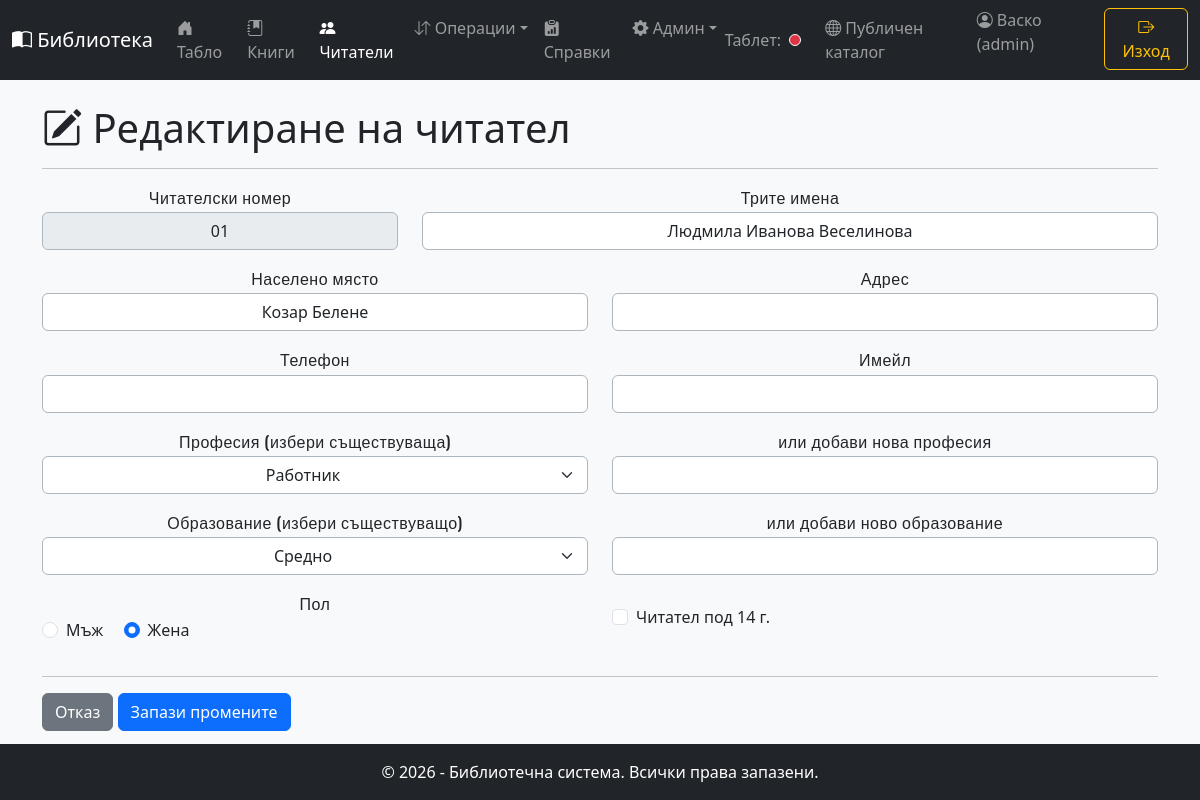
Screenshot of /edit_reader/01 (signed in) with the database file from the repository.
### tables this page shows
CREATE TABLE readers ( reader_no VARCHAR(255) PRIMARY KEY, full_name VARCHAR(255) NOT NULL, city VARCHAR(255), address TEXT, phone VARCHAR(50), email VARCHAR(255), profession VARCHAR(255), education VARCHAR(255), gender VARCHAR(10), registration_date DATE, is_under_14 BOOLEAN DEFAULT FALSE, last_registration_year INT );

CREATE TABLE professions ( id INTEGER PRIMARY KEY AUTOINCREMENT, name VARCHAR(255) UNIQUE NOT NULL );

CREATE TABLE educations ( id INTEGER PRIMARY KEY AUTOINCREMENT, name VARCHAR(255) UNIQUE NOT NULL );

### application/routes_readers.py (the view, shortened to what this page needs)
@readers_bp.route('/edit_reader/<string:reader_no>', methods=['GET', 'POST'])
@login_required
def edit_reader_page(reader_no):
    conn = get_db()
    reader = conn.execute('SELECT * FROM readers WHERE reader_no = ?', (reader_no,)).fetchone()
    professions = conn.execute('SELECT * FROM professions ORDER BY name').fetchall()
    educations = conn.execute('SELECT * FROM educations ORDER BY name').fetchall()
    return render_template('edit_reader.html', reader=reader, professions=professions, educations=educations)

### application/utils.py (called while the page is built)
def login_required(f):
    @wraps(f)
    def decorated_function(*args, **kwargs):
        if 'user_id' not in session:
            return redirect(url_for('auth.login_page'))
        return f(*args, **kwargs)
    return decorated_function

### application/templates/edit_reader.html (shortened to what this page needs)
{% extends "base.html" %}
{% block content %}
<h1><i class="bi bi-pencil-square"></i> Редактиране на читател</h1>
<hr>
<form action="{{ url_for('readers.edit_reader_page', reader_no=reader.reader_no) }}" method="post" class="edit-form">
    <div class="row">
        <div class="col-md-4 mb-3">
            <label for="reader_no" class="form-label">Читателски номер</label>
            <input type="text" class="form-control" id="reader_no" name="reader_no" value="{{ reader.reader_no }}" readonly disabled>
        </div>
        <div class="col-md-8 mb-3">
            <label for="full_name" class="form-label">Трите имена</label>
            <input type="text" class="form-control" id="full_name" name="full_name" value="{{ reader.full_name }}" required>
        </div>
    </div>
    <div class="row">
        <div class="col-md-6 mb-3">
             <label for="city" class="form-label">Населено място</label>
             <input type="text" class="form-control" id="city" name="city" value="{{ reader.city or '' }}">
        </div>
        <div class="col-md-6 mb-3">
            <label for="address" class="form-label">Адрес</label>
            <input type="text" class="form-control" id="address" name="address" value="{{ reader.address or '' }}">
        </div>
    </div>
    <div class="row">
        <div class="col-md-6 mb-3">
            <label for="phone" class="form-label">Телефон</label>
            <input type="tel" class="form-control" id="phone" name="phone" value="{{ reader.phone or '' }}">
        </div>
        <div class="col-md-6 mb-3">
            <label for="email" class="form-label">Имейл</label>
            <input type="email" class="form-control" id="email" name="email" value="{{ reader.email or '' }}">
        </div>
    </div>
     <div class="row">
        <div class="col-md-6 mb-3">
            <label for="profession_select" class="form-label">Професия (избери съществуваща)</label>
            <select class="form-select" id="profession_select" name="profession_select">
                {% for p in professions %}
                <option value="{{ p.name }}" {% if p.name == reader.profession %}selected{% endif %}>{{ p.name }}</option>
                {% endfor %}
            </select>
        </div>
        <div class="col-md-6 mb-3">
             <label for="new_profession" class="form-label">или добави нова професия</label>
            <input type="text" class="form-control" id="new_profession" name="new_profession">
        </div>
    </div>
    <div class="row">
        <div class="col-md-6 mb-3">
            <label for="education_select" class="form-label">Образование (избери съществуващо)</label>
            <select class="form-select" id="education_select" name="education_select">
                {% for e in educations %}
                <option value="{{ e.name }}" {% if e.name == reader.education %}selected{% endif %}>{{ e.name }}</option>
                {% endfor %}
            </select>
        </div>
        <div class="col-md-6 mb-3">
             <label for="new_education" class="form-label">или добави ново образование</label>
            <input type="text" class="form-control" id="new_education" name="new_education">
        </div>
    </div>
    <div class="row">
        <div class="col-md-6 mb-3">
            <label class="form-label">Пол</label>
            <div>
                <div class="form-check form-check-inline">
                    <input class="form-check-input" type="radio" name="gender" id="gender_male" value="Мъж" {% if reader.gender == 'Мъж' %}checked{% endif %}>
                    <label class="form-check-label" for="gender_male">Мъж</label>
                </div>
                <div class="form-check form-check-inline">
                    <input class="form-check-input" type="radio" name="gender" id="gender_female" value="Жена" {% if reader.gender == 'Жена' %}checked{% endif %}>
                    <label class="form-check-label" for="gender_female">Жена</label>
                </div>
            </div>
        </div>
        <div class="col-md-6 mb-3 d-flex align-items-center">
             <div class="form-check">
                <input class="form-check-input" type="checkbox" id="is_under_14" name="is_under_14" value="1" {% if reader.is_under_14 %}checked{% endif %}>
                <label class="form-check-label" for="is_under_14">
                    Читател под 14 г.
                </label>
            </div>
        </div>
    </div>
    <hr>
    <a href="{{ url_for('readers.readers_list_page') }}" class="btn btn-secondary">Отказ</a>
    <button type="submit" class="btn btn-primary">Запази промените</button>
</form>
{% endblock %}

### application/static/app.css (style rules this page uses)
body { display: flex; flex-direction: column; min-height: 100vh; background-color: #f8f9fa; }
.modal-body .form-label, .edit-form .form-label { font-family: 'Oswald', sans-serif; font-weight: 500; text-align: center; width: 100%; margin-bottom: .2rem; letter-spacing: 0.5px; }
.modal-body .form-control, .modal-body .form-select, .edit-form .form-control, .edit-form .form-select { border: 1px solid #adb5bd; text-align: center; }

### rows the page displays
readers: reader_no "01", full_name "Людмила Иванова Веселинова", city "Козар Белене", profession_select "Работник", education_select "Средно", gender "☐ Мъж", gender "☑ Жена"

### other values shown
{{ session.username }} "Васко"
{{ session.role }} "admin"
